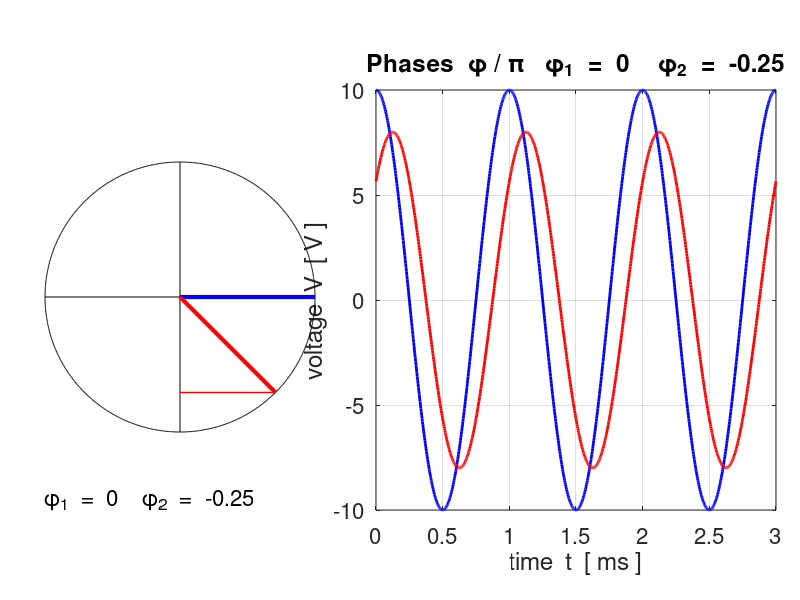

Reproduce this figure in MATLAB.
% Cac1.m

% ac circuit modeling and analysis 
% Ian Cooper
% School of Physics, University of Sydney
% email: ian.cooper@sydney.edu.au
% http://www.physics.usyd.edu.au/teach_res/mp/mphome.htm
% 180107 


clear all
close all
clc

% ========================================================================
%   INPUTS   default values [ ]
% =======================================================================

% Voltage #1 and #2 [10 8] [1000 1000]   [0 pi/2] 
   V = [10 8];
   f = [1000 1000];
   phi = [0 -pi/4];
% time
   N = 1000;
   T = 1/f(1);
   tMax = 3*T;
   t = linspace(0,tMax,N);
   w = (2*pi).*f;

% =======================================================================  
%   VOLTAGE CALCULATIONS
% =======================================================================   
    v1 = V(1) .* exp(1i*(w(1)*t + phi(1)));
    v2 = V(2) .* exp(1i*(w(2)*t + phi(2)));


% =======================================================================
%   GRAPHICS
% =======================================================================
   fss = 16;
figure(1)   
   pos = [0.1 0.1 0.50 0.4];
   set(gcf,'Units','normalized');
   set(gcf,'Position',pos);
   set(gcf,'color','w');

   pos1 = [0.47 0.15 0.5 0.7];
   ax1 = subplot('Position',pos1);
   
   xP = t.*1e3; yP = real(v1);        
   plot(xP, yP,'b','linewidth',2);   
   hold on
   yP = real(v2);                     
   plot(xP, yP,'r','linewidth',2);   
  
   grid on
   xlabel('time  t  [ ms ]')
   ylabel('voltage  V  [ V ]');
     tm1 = 'Phases  \phi / \pi   ';
     tm2 = '\phi_1  =  ';
     tm3 = num2str(phi(1)/pi,2);
     tm4 = '    \phi_2  =  ';
     tm5 = num2str(phi(2)/pi,2);
     tm = [tm1 tm2 tm3 tm4 tm5];
   title(tm);
   set(gca,'fontsize',fss)
   
   pos2 = [0.00 0.28 0.45 0.45];
   ax2 = subplot('Position',pos2);
   
   A = linspace(0,2*pi,1000);   % plot circle
   x = cos(A); y = sin(A);
   plot(x,y,'k');
   hold on
   x = [-1 1]; y = [0 0];       % plot axes
   plot(x,y,'k');
   y = [-1 1]; x = [0 0];
   plot(x,y,'k');
   
% v1 phasor   
   x = cos(phi(1)); y = sin(phi(1));
   xP = [0 x]; yP = [y y];
   plot(xP, yP,'b','linewidth',1);
   xP = [0 x]; yP = [0 y];
   plot(xP,yP,'b','linewidth',3);
%    xP = [x x]; yP = [0 y];
%    plot(xP, yP,'b','linewidth',1); 
%   xP = [0 x]; yP = [0 0];
%   plot(xP, yP,'b','linewidth',3)

   % v2 phasor  
    x = cos(phi(2)); y = sin(phi(2));
    xP = [0 x]; yP = [y y];
    plot(xP, yP,'r','linewidth',1);
    xP = [0 x]; yP = [0 y];
    plot(xP,yP,'r','linewidth',3);
     
%   xP = [0 x]; yP = [0 0];
%   plot(xP, yP,'r','linewidth',3)
   
   axis square
   axis off
   tm = [tm2 tm3 tm4 tm5];
   text(-1,-1.5,tm,'fontsize',16);
